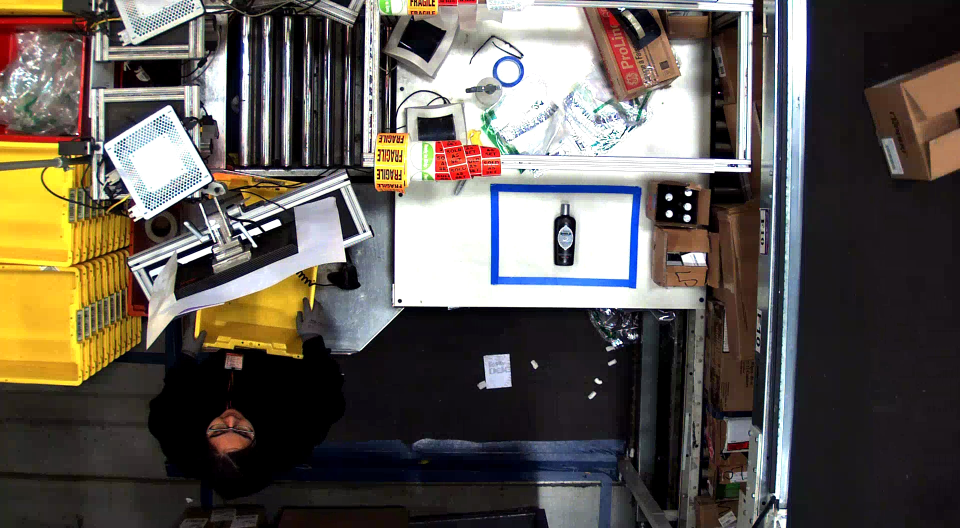
#> input picture java/projects/ImageCropper/example.jpeg, 1920 x 1056 px (shown at 1/2 size)
$ python -i utility.py   (imports and definitions only)   (older library calls are emulated)
#> lines starting #> are read from the running program, lines starting #| are printed output that depends on the picture; after the words box and inside, x2 and y2 are one past the last pixel; in counts of white or black regions, pixels touching at a corner belong together
#> further down, picture is the input picture: shape (1056, 1920, 3); mean B, G, R 83.3, 90.5, 96.9
import os
import cv2, cv
import numpy as np
import urllib2

#------------------------------------------------------------
# logging
#------------------------------------------------------------

import logging
_logger = logging.getLogger(__name__)

#------------------------------------------------------------
# utilities
#------------------------------------------------------------

# [147 lines left out: functions random_color, resize_image, open_if_path, open_images, generate_pick_mask, get_image_lines and 3 more, not called in this run]

def get_image_contours(image, **kwargs):
    ''' Given an image, find all the contours that exist.

    To debug the result of this operation::

        green    = (0, 255, 0)
        contours = get_image_contours(image)
        cv2.drawContours(image, contours, -1, green, 3)       # for all the contours
        cv2.drawContours(im_copy, [contours[i]], 0, green, 3) # for a single contour
        cv2.imshow('contours', image)

    This algorithm has a number of configuration parameters:

    * Canny(image, _, _, aperture-size)
    * findContours(image, _, _)

    :param image: The image to find contours of
    :returns: A collection of the image contours
    '''
    cann_low_thr  = kwargs.get('canny-low-threshold', 100)
    cann_high_thr = kwargs.get('canny-high-threshold', 100)
    cann_size     = kwargs.get('canny-aperture-size', 3)
    blur_kernel   = kwargs.get('blur-kernel', (3, 3))

    im_gray = cv2.cvtColor(image, cv2.COLOR_BGR2GRAY)
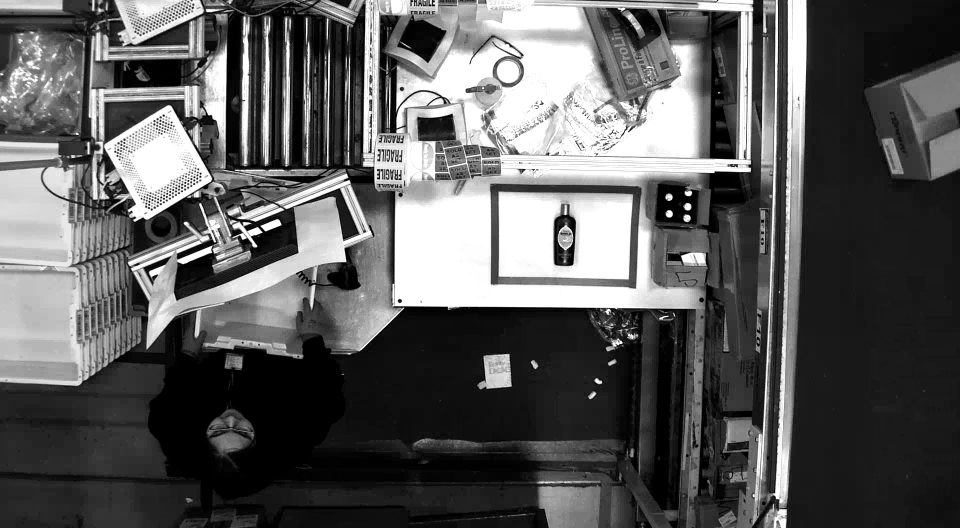
#> im_gray: shape (1056, 1920) (shown at 1/2 size); min 0, max 255, mean 91.6
    im_blur = cv2.blur(im_gray, blur_kernel)
    im_cann = cv2.Canny(im_blur, cann_low_thr, cann_high_thr, apertureSize=cann_size)
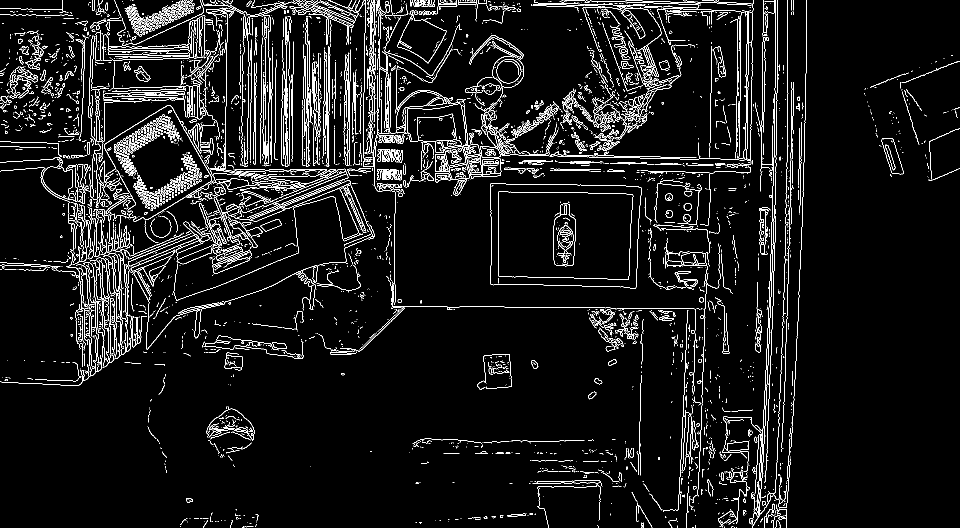
#> im_cann: shape (1056, 1920) (shown at 1/2 size); 5.9% white in thin lines or dots
    contours, hierarchy = cv2.findContours(im_cann, cv2.RETR_EXTERNAL, cv2.CHAIN_APPROX_SIMPLE)
#> contours = 4735 contours, 4445 with area under 20; largest, box (x1, y1, x2, y2) and area: (980, 367, 1283, 578) 59434, (794, 21, 893, 127) 5164, (834, 227, 924, 306) 4041, (85, 333, 156, 404) 2766, (993, 118, 1043, 167) 1838
    return contours

# [13 lines left out: function get_largest_contours, not called in this run]

def get_biggest_rectangle(image, **kwargs):
    ''' Given a threshold image, retrieve all the existing
    contours and attempt to find the biggest rectangle in
    the image.

    To debug the result of this call::

        green_color = (0, 255, 0)
        x, y, w, h = get_biggest_rectangle(image)
        cv2.rectangle(image, (x, y), (x + w, y + h), green_color, 2)
        cv2.imshow('rectangle', image)

    :param image: The threshold image to retrieve a rectangle from
    :returns: The largest rectangle in the image
    '''
    contours = get_image_contours(image)
    biggest  = (0, (None,))

    for i in range(len(contours)):
        epsilon    = cv2.arcLength(contours[i], True) * 0.1
        rectangle  = cv2.approxPolyDP(contours[i], epsilon, True)
        x, y, w, h = cv2.boundingRect(rectangle)
        biggest = max((w * h, (x, y, w, h)), biggest)
#> this loop made 4735 passes
#> (epsilon, rectangle, x, y, w, h, biggest) on passes 2, 3, 5: (0.2, [[1472, 1054], [1472, 1055]], 1472, 1054, 1, 2, (2, (1472, 1054, 1, 2))), (0.2, [[1469, 1054], [1469, 1055]], 1469, 1054, 1, 2, (2, (1472, 1054, 1, 2))), (0.341, [[1449, 1053], [1448, 1054], [1449, 1054]], 1448, 1053, 2, 2, (8, (1384, 1054, 4, 2)))
    return biggest[1]

# [164 lines left out: functions get_image_crop, get_image_crop_edges, show_image_crop, find_intersection, find_all_intersections, get_polygon and 5 more, not called in this run]

>>> import cv2
>>> picture = cv2.imread('../../example.jpeg')
>>> result = get_biggest_rectangle(picture)
#> result = (789, 382, 599, 407)
